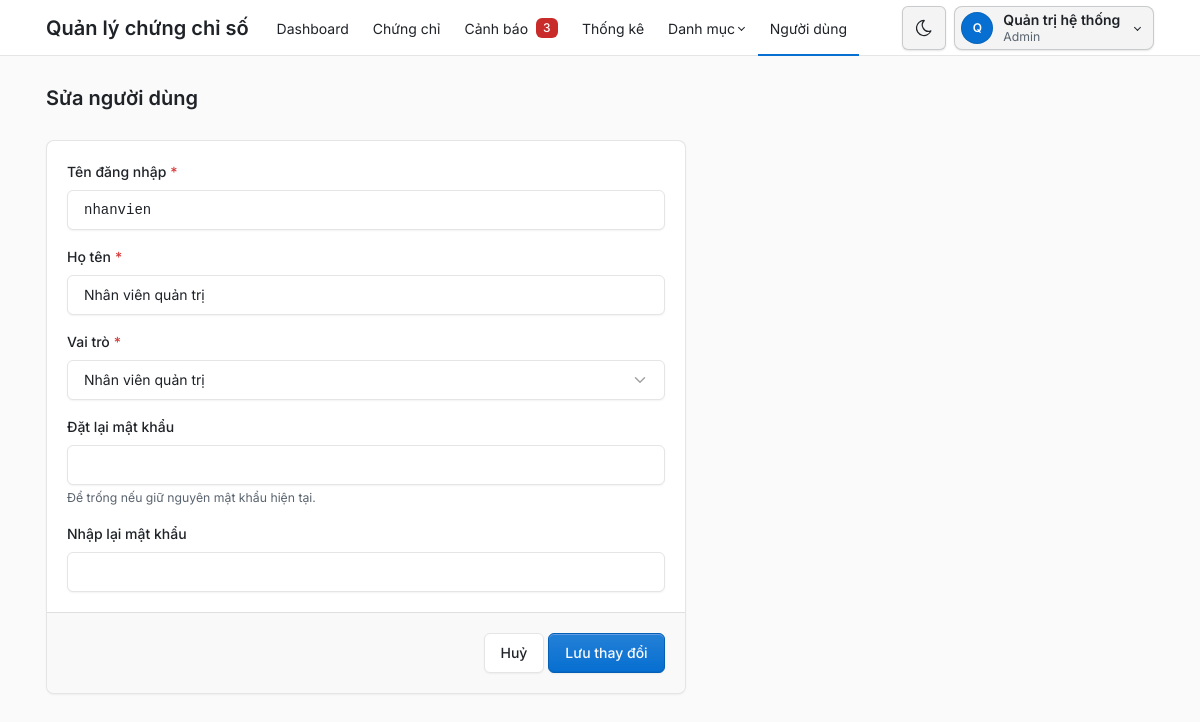
Page /admin/nguoi_dung_form.php?id=2 (signed in) on the committed database.
### tables this page shows
CREATE TABLE users (
    id INT UNSIGNED AUTO_INCREMENT PRIMARY KEY,
    username VARCHAR(50) NOT NULL UNIQUE,
    password_hash VARCHAR(255) NOT NULL,
    full_name VARCHAR(100) NOT NULL,
    role_id INT UNSIGNED NOT NULL,
    is_locked TINYINT(1) NOT NULL DEFAULT 0,  
     
    failed_logins TINYINT UNSIGNED NOT NULL DEFAULT 0,
    locked_until DATETIME NULL,
    CONSTRAINT fk_users_role FOREIGN KEY (role_id) REFERENCES roles (id) ON DELETE RESTRICT
);

CREATE TABLE roles (
    id INT UNSIGNED AUTO_INCREMENT PRIMARY KEY,
    name VARCHAR(50) NOT NULL UNIQUE
);

### src/khoi_dong.php (called while the page is built, shortened)
<?php
require_once __DIR__ . '/../config/db.php';
require_once __DIR__ . '/auth.php';
function e(?string $chuoi): string
{
    return htmlspecialchars((string) $chuoi, ENT_QUOTES, 'UTF-8');
}
function url(string $duongDan): string
{
    $thuMucPublic = str_replace('\\', '/', realpath(__DIR__ . '/../public'));
    $gocWeb = str_replace('\\', '/', realpath($_SERVER['DOCUMENT_ROOT']));
    return substr($thuMucPublic, strlen($gocWeb)) . '/' . $duongDan;
}

### src/auth.php (called while the page is built, shortened)
<?php
function nguoiDungHienTai(PDO $pdo): ?array
{
    $cau = $pdo->prepare('SELECT u.id, u.username, u.full_name, r.name AS role_name
                          FROM users u JOIN roles r ON r.id = u.role_id
                          WHERE u.id = ? AND u.is_locked = 0');
    $cau->execute([$_SESSION['user_id']]);
    return $cau->fetch() ?: null;
}
function laAdmin(array $nguoi): bool
{
    return $nguoi['role_name'] === VAI_TRO_ADMIN;
}
function yeuCauDangNhap(PDO $pdo): array
{
    $nguoi = nguoiDungHienTai($pdo);
    return $nguoi;
}
function yeuCauAdmin(PDO $pdo): array
{
    $nguoi = yeuCauDangNhap($pdo);
    return $nguoi;
}

### src/chung_chi.php (called while the page is built, shortened)
<?php
function demCanhBaoMoi(PDO $pdo): int
{
    return (int) $pdo->query('SELECT COUNT(*) FROM ' . CANH_BAO_DANG_XET . " AND a.status = 'new'")->fetchColumn();
}

### src/nguoi_dung.php (called while the page is built, shortened)
<?php
function danhSachVaiTro(PDO $pdo): array
{
    return $pdo->query('SELECT id, name FROM roles ORDER BY id')->fetchAll();
}
function timNguoiDung(PDO $pdo, int $id): ?array
{
    $cau = $pdo->prepare('SELECT id, username, full_name, role_id, is_locked FROM users WHERE id = ?');
    $cau->execute([$id]);
    return $cau->fetch() ?: null;
}

### public/admin/nguoi_dung_form.php (the view, shortened to what this page needs)
<?php
require __DIR__ . '/../../src/khoi_dong.php';
require __DIR__ . '/../../src/nguoi_dung.php';
$pdo = ketNoiCsdl();
$nguoi = yeuCauAdmin($pdo);
$id = isset($_GET['id']) ? (int) $_GET['id'] : null;
$laMinh = $id === (int) $nguoi['id'];
if ($id !== null) {
    $hienTai = timNguoiDung($pdo, $id);
    $giaTri = $hienTai;
} else {
    $giaTri = ['username' => '', 'full_name' => '', 'role_id' => ''];
}
$vaiTro = danhSachVaiTro($pdo);
$hanhDong = 'admin/nguoi_dung_form.php' . ($id !== null ? '?id=' . $id : '');
$tieuDe = $id === null ? 'Thêm người dùng' : 'Sửa người dùng';
$trangHienTai = 'nguoi_dung';
require __DIR__ . '/../../views/dau_trang.php';
?>
<div class="page-header d-print-none">
    <div class="container-xl">
        <h1 class="page-title"><?= e($tieuDe) ?></h1>
    </div>
</div>
<div class="page-body">
    <div class="container-xl">
        <div class="row">
            <div class="col-lg-7">
                <form class="card" method="post" action="<?= e(url($hanhDong)) ?>" data-kiem-tra novalidate>
                    <div class="card-body">
                        <div class="mb-3">
                            <label class="form-label required" for="username">Tên đăng nhập</label>
                            <input class="form-control ma-so <?= isset($loi['username']) ? 'is-invalid' : '' ?>" id="username" name="username"
                                   value="<?= e($giaTri['username']) ?>" required pattern="[A-Za-z0-9._\-]{3,50}" maxlength="50" autocomplete="off">
                        </div>
                        <div class="mb-3">
                            <label class="form-label required" for="full_name">Họ tên</label>
                            <input class="form-control <?= isset($loi['full_name']) ? 'is-invalid' : '' ?>" id="full_name" name="full_name"
                                   value="<?= e($giaTri['full_name']) ?>" required maxlength="100" autocomplete="off">
                        </div>
                        <div class="mb-3">
                            <label class="form-label required" for="role_id">Vai trò</label>
                            <select class="form-select <?= isset($loi['role_id']) ? 'is-invalid' : '' ?>" id="role_id"
                                    <?= $laMinh ? 'disabled' : 'name="role_id" required' ?>>
                                <?php foreach ($vaiTro as $vt): ?>
                                    <option value="<?= (int) $vt['id'] ?>" <?= (int) $vt['id'] === (int) $giaTri['role_id'] ? 'selected' : '' ?>>
                                        <?= e($vt['name']) ?>
                                    </option>
                                <?php endforeach; ?>
                            </select>
                        </div>
                        <div class="mb-3">
                            <label class="form-label <?= $id === null ? 'required' : '' ?>" for="password">
                                <?= $id === null ? 'Mật khẩu' : 'Đặt lại mật khẩu' ?>
                            </label>
                            <input class="form-control <?= isset($loi['password']) ? 'is-invalid' : '' ?>" id="password" name="password"
                                   type="password" minlength="8" autocomplete="new-password" <?= $id === null ? 'required' : '' ?>>
                            <?php if ($id !== null): ?>
                                <small class="form-hint">Để trống nếu giữ nguyên mật khẩu hiện tại.</small>
                            <?php endif; ?>
                        </div>
                        <div>
                            <label class="form-label <?= $id === null ? 'required' : '' ?>" for="password2">Nhập lại mật khẩu</label>
                            <input class="form-control" id="password2" name="password2" type="password"
                                   data-giong="password" autocomplete="new-password" <?= $id === null ? 'required' : '' ?>>
                        </div>
                    </div>
                    <div class="card-footer text-end">
                        <a class="btn" href="<?= e(url('admin/nguoi_dung.php')) ?>">Huỷ</a>
                        <button type="submit" class="btn btn-primary"><?= $id === null ? 'Thêm người dùng' : 'Lưu thay đổi' ?></button>
                    </div>
                </form>
            </div>
        </div>
    </div>
</div>
<?php require __DIR__ . '/../../views/cuoi_trang.php'; ?>

### views/dau_trang.php (shortened to what this page needs)
<?php
$nguoi ??= null;
$trangHienTai ??= '';
$coThanhRieng ??= false;
$soCanhBaoMenu = 0;
if ($nguoi !== null) {
    require_once __DIR__ . '/../src/chung_chi.php';
    $soCanhBaoMenu = demCanhBaoMoi($pdo);
}
$trongDanhMuc = in_array($trangHienTai, ['may_chu', 'ten_mien', 'to_chuc_cap'], true);
$nutGiaoDien = <<<'HTML'
<button type="button" class="nav-link px-2 bg-transparent border-0" data-doi-giao-dien
        title="Đổi giao diện sáng/tối" aria-label="Đổi giao diện sáng/tối">
    <svg class="icon hide-theme-dark" xmlns="http://www.w3.org/2000/svg" width="24" height="24" viewBox="0 0 24 24" fill="none" stroke="currentColor" stroke-width="2" stroke-linecap="round" stroke-linejoin="round" aria-hidden="true"><path d="M12 3c.132 0 .263 0 .393 0a7.5 7.5 0 0 0 7.92 12.446a9 9 0 1 1 -8.313 -12.454z"/></svg>
    <svg class="icon hide-theme-light" xmlns="http://www.w3.org/2000/svg" width="24" height="24" viewBox="0 0 24 24" fill="none" stroke="currentColor" stroke-width="2" stroke-linecap="round" stroke-linejoin="round" aria-hidden="true"><circle cx="12" cy="12" r="4"/><path d="M3 12h1m8 -9v1m8 8h1m-9 8v1m-6.4 -15.4l.7 .7m12.1 -.7l-.7 .7m0 11.4l.7 .7m-12.1 -.7l-.7 .7"/></svg>
</button>
HTML;
?>
<!doctype html>
<html lang="vi" data-bs-theme="light">
<head>
    <link rel="stylesheet" href="<?= e(url('assets/tabler/tabler.min.css')) ?>">
    <link rel="stylesheet" href="<?= e(url('assets/inter/inter.css')) ?>">
    <link rel="stylesheet" href="<?= e(url('assets/app.css')) ?>">
</head>
<body>
<?php if ($nguoi === null && !$coThanhRieng): ?>
    <div class="position-absolute top-0 end-0 p-3"><?= $nutGiaoDien ?></div>
<?php elseif ($nguoi !== null): ?>
    <div class="page">
        <header class="navbar navbar-expand-md d-print-none">
            <div class="container-xl">
                <a class="navbar-brand me-3 ten-he-thong-qt" href="<?= e(url('index.php')) ?>">Quản lý chứng chỉ số</a>
                <div class="navbar-nav flex-row order-md-last align-items-center thanh-tai-khoan">
                    <?= $nutGiaoDien ?>
                    <div class="nav-item dropdown">
                        <a href="#" class="nut-tai-khoan dropdown-toggle" data-bs-toggle="dropdown" aria-label="Mở menu tài khoản">
                            <span class="avatar avatar-sm"><?= e(mb_substr($nguoi['full_name'], 0, 1)) ?></span>
                            <span class="d-none d-md-block">
                                <span class="d-block nut-tai-khoan-ten"><?= e($nguoi['full_name']) ?></span>
                                <span class="d-block small text-secondary"><?= e($nguoi['role_name']) ?></span>
                            </span>
                        </a>
                    </div>
                </div>
                <div class="collapse navbar-collapse" id="menu-chinh">
                    <ul class="navbar-nav">
                        <li class="nav-item <?= $trangHienTai === 'dashboard' ? 'active' : '' ?>">
                            <a class="nav-link" href="<?= e(url('admin/index.php')) ?>">Dashboard</a>
                        </li>
                        <li class="nav-item <?= $trangHienTai === 'chung_chi' ? 'active' : '' ?>">
                            <a class="nav-link" href="<?= e(url('admin/chung_chi.php')) ?>">Chứng chỉ</a>
                        </li>
                        <li class="nav-item <?= $trangHienTai === 'canh_bao' ? 'active' : '' ?>">
                            <a class="nav-link" href="<?= e(url('admin/canh_bao.php')) ?>">
                                Cảnh báo
                                <?php if ($soCanhBaoMenu > 0): ?>
                                    <span class="badge so-canh-bao ms-2"><?= $soCanhBaoMenu ?><span class="visually-hidden"> cảnh báo mới</span></span>
                                <?php endif; ?>
                            </a>
                        </li>
                        <li class="nav-item <?= $trangHienTai === 'thong_ke' ? 'active' : '' ?>">
                            <a class="nav-link" href="<?= e(url('admin/thong_ke.php')) ?>">Thống kê</a>
                        </li>
                        <li class="nav-item dropdown <?= $trongDanhMuc ? 'active' : '' ?>">
                            <a class="nav-link dropdown-toggle" href="#" data-bs-toggle="dropdown" role="button" aria-expanded="false">Danh mục</a>
                        </li>
                        <?php if (laAdmin($nguoi)): ?>
                            <li class="nav-item <?= $trangHienTai === 'nguoi_dung' ? 'active' : '' ?>">
                                <a class="nav-link" href="<?= e(url('admin/nguoi_dung.php')) ?>">Người dùng</a>
                            </li>
                        <?php endif; ?>
                    </ul>
                </div>
            </div>
        </header>
        <div class="page-wrapper">
<?php endif; ?>

### public/assets/app.css (style rules this page uses)
:root, [data-bs-theme="light"] { --tblr-font-sans-serif: "Inter", "Segoe UI", system-ui, -apple-system, sans-serif; --tblr-body-font-family: var(--tblr-font-sans-serif); --tblr-body-line-height: 1.5; --tblr-body-color: #1f2328; --tblr-secondary: #59636e; --tblr-secondary-color: #59636e; }
@media screen { html { overflow-y: scroll; } }
.ma-so { font-family: var(--tblr-font-monospace); }
.so-canh-bao { background: #c92a2a; color: #fff; }
.thanh-tai-khoan { --khoi-bong: 0 1px 2px rgba(10, 14, 20, 0.1); --khoi-nen: rgba(10, 14, 20, 0.045); --khoi-nen-re: rgba(10, 14, 20, 0.09); --khoi-vien: rgba(10, 14, 20, 0.18); --khoi-vien-re: rgba(10, 14, 20, 0.34); gap: 0.5rem; }
.nut-tai-khoan { align-items: center; background: var(--khoi-nen); border: 1px solid var(--khoi-vien); border-radius: 0.5rem; box-shadow: var(--khoi-bong); color: var(--tblr-body-color); display: flex; gap: 0.625rem; line-height: 1.3; min-height: 2.75rem; padding: 0.25rem 0.75rem 0.25rem 0.375rem; transition: background-color 0.15s ease, border-color 0.15s ease; }
.nut-tai-khoan .avatar { background: var(--tblr-primary); color: #fff; font-weight: 600; }
.nut-tai-khoan-ten { font-weight: 600; }
.thanh-tai-khoan [data-doi-giao-dien] { align-items: center; background-color: var(--khoi-nen) !important; border: 1px solid var(--khoi-vien) !important; border-radius: 0.5rem; box-shadow: var(--khoi-bong); display: flex; height: 2.75rem; justify-content: center; transition: background-color 0.15s ease, border-color 0.15s ease; width: 2.75rem; }

### rows in the picture
users: full_name "Q", full_name "Quản trị hệ thống", role.name "Admin"
users: username "nhanvien", full_name "Nhân viên quản trị", role_id "Nhân viên quản trị"

### other values in the picture
$soCanhBaoMenu "3"
$tieuDe "Sửa người dùng"
